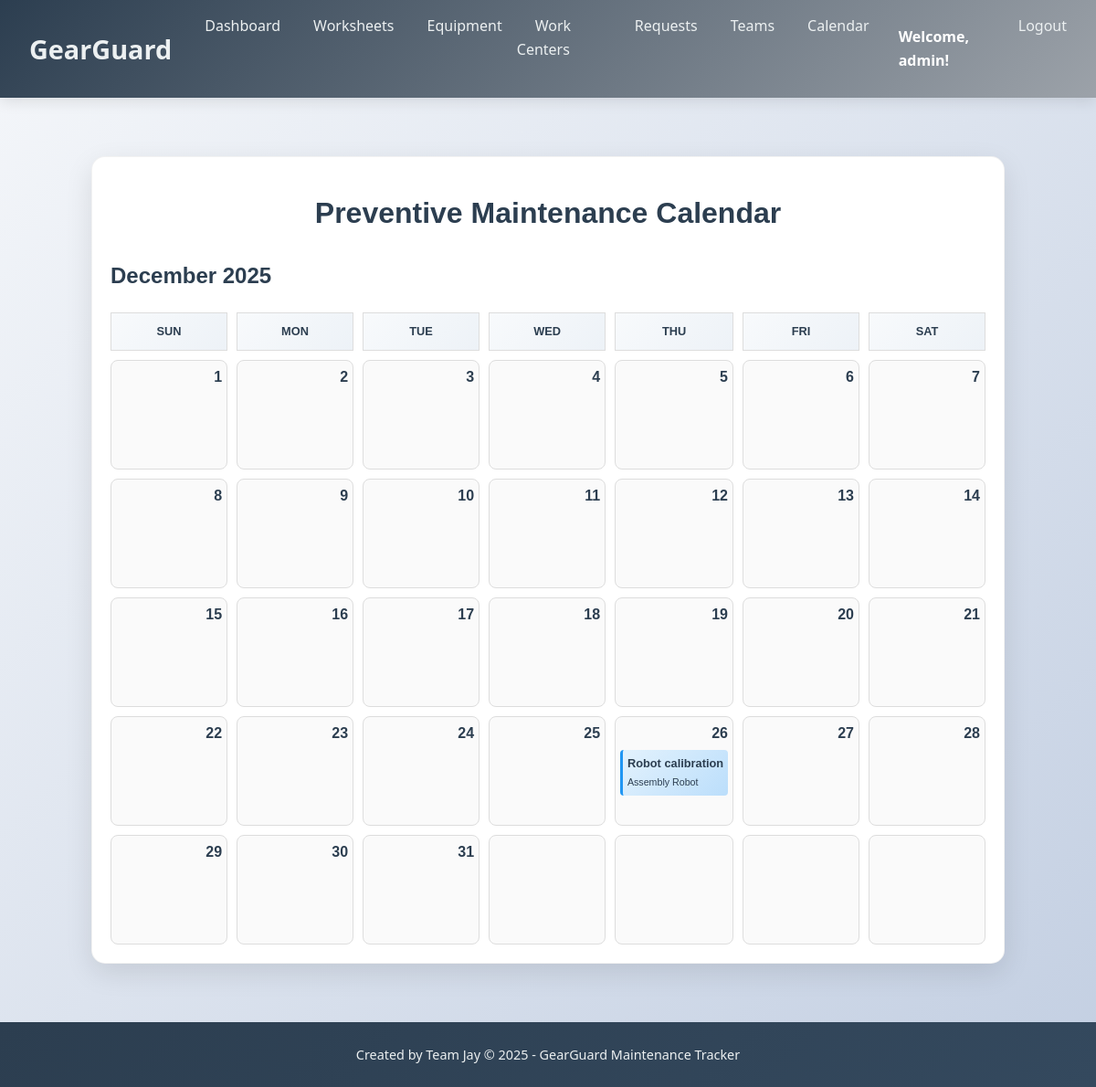
The app's page /calendar (signed in) with its own data.
### models.py (models this page shows, shortened)
class User(db.Model):
    __tablename__ = 'users'
    id = db.Column(db.Integer, primary_key=True)
    username = db.Column(db.String(80), unique=True, nullable=False)
    email = db.Column(db.String(120), unique=True, nullable=False)
    password_hash = db.Column(db.String(120), nullable=False)
    role = db.Column(db.String(20), default='user')  # admin, manager, user
    created_at = db.Column(db.DateTime, default=datetime.utcnow)

class MaintenanceRequest(db.Model):
    __tablename__ = 'maintenance_requests'
    id = db.Column(db.Integer, primary_key=True)
    subject = db.Column(db.String(200), nullable=False)
    request_type = db.Column(db.String(20), nullable=False)  # Corrective / Preventive
    equipment_id = db.Column(db.Integer, db.ForeignKey('equipment.id'))  # Nullable to allow work center requests
    workcenter_id = db.Column(db.Integer, db.ForeignKey('workcenters.id'))  # Nullable to allow equipment requests
    category = db.Column(db.String(50))
    maintenance_team_id = db.Column(db.Integer, db.ForeignKey('maintenance_teams.id'))
    assigned_technician = db.Column(db.String(100))
    scheduled_date = db.Column(db.DateTime)
    duration_hours = db.Column(db.Float)
    stage = db.Column(db.String(20), default='New')  # New / In Progress / Repaired / Scrap
    created_at = db.Column(db.DateTime, default=datetime.utcnow)
    equipment = db.relationship('Equipment', backref='maintenance_requests')
    workcenter = db.relationship('WorkCenter', backref='maintenance_requests')
    maintenance_team = db.relationship('MaintenanceTeam', backref='maintenance_requests')

class Equipment(db.Model):
    __tablename__ = 'equipment'
    id = db.Column(db.Integer, primary_key=True)
    name = db.Column(db.String(100), nullable=False)
    serial_number = db.Column(db.String(100), unique=True, nullable=False)
    category = db.Column(db.String(50), nullable=False)  # Mechanical / Electrical / IT
    department = db.Column(db.String(50), nullable=False)  # Production / Admin / IT
    assigned_employee = db.Column(db.String(100))
    maintenance_team_id = db.Column(db.Integer, db.ForeignKey('maintenance_teams.id'))
    default_technician = db.Column(db.String(100))
    purchase_date = db.Column(db.Date)
    warranty_end = db.Column(db.Date)
    location = db.Column(db.String(100))
    status = db.Column(db.String(20), default='Active')  # Active / Scrapped
    notes = db.Column(db.Text)
    maintenance_team = db.relationship('MaintenanceTeam', backref='equipment_list')

### app.py (the view)
@app.route('/calendar')
@login_required
def calendar_view():
    all_requests = MaintenanceRequest.query.filter(MaintenanceRequest.scheduled_date.isnot(None)).all()
    requests_by_date = {}
    for request in all_requests:
        if request.scheduled_date:
            date_key = request.scheduled_date.strftime('%Y-%m-%d')
            if date_key not in requests_by_date:
                requests_by_date[date_key] = []
            requests_by_date[date_key].append(request)
    import calendar
    from datetime import date
    today = date.today()
    current_month = today.month
    current_year = today.year
    cal = calendar.monthcalendar(current_year, current_month)
    return render_template('calendar.html',
                           requests_by_date=requests_by_date,
                           calendar=cal,
                           current_month=current_month,
                           current_year=current_year,
                           month_name=calendar.month_name[current_month])

### app.py (called while the page is built)
@app.context_processor
def inject_now():
    return {'now': dt.utcnow}

def login_required(f):
    @wraps(f)
    def decorated_function(*args, **kwargs):
        if 'user_id' not in session:
            flash('Please log in to access this page.', 'error')
            return redirect(url_for('login'))
        return f(*args, **kwargs)
    return decorated_function

@app.context_processor
def inject_user():
    user_id = session.get('user_id')
    if user_id:
        user = User.query.get(user_id)
        return {'current_user': user}
    return {'current_user': None}

### templates/calendar.html (shortened to what this page needs)
{% extends "base.html" %}
{% block content %}
<div class="calendar-container">
    <h1>Preventive Maintenance Calendar</h1>
    <div class="calendar-header">
        <h2>{{ month_name }} {{ current_year }}</h2>
    </div>
    <div class="calendar-grid">
        <div class="calendar-day-header">Sun</div>
        <div class="calendar-day-header">Mon</div>
        <div class="calendar-day-header">Tue</div>
        <div class="calendar-day-header">Wed</div>
        <div class="calendar-day-header">Thu</div>
        <div class="calendar-day-header">Fri</div>
        <div class="calendar-day-header">Sat</div>
        {% for week in calendar %}
            {% for day in week %}
                {% set date_str = current_year ~ '-' ~ ('0' ~ current_month if current_month < 10 else current_month) ~ '-' ~ ('0' ~ day if day < 10 else day) %}
                <div class="calendar-day">
                    <div class="day-number">{{ day if day != 0 else '' }}</div>
                    <div class="day-events">
                        {% if day != 0 and requests_by_date.get(date_str) %}
                            {% for request in requests_by_date[date_str] %}
                                <div class="event">
                                    <strong>{{ request.subject }}</strong><br>
                                    <small>{{ request.equipment.name if request.equipment else 'N/A' }}</small>
                                </div>
                            {% endfor %}
                        {% endif %}
                    </div>
                </div>
            {% endfor %}
        {% endfor %}
    </div>
</div>
{% endblock %}

### templates/base.html (shortened to what this page needs)
<!DOCTYPE html>
<html lang="en">
<head>
    <link rel="stylesheet" href="{{ url_for('static', filename='style.css') }}">
</head>
<body>
    <nav class="navbar">
        <div class="nav-container">
            <div class="nav-logo">
                <a href="{% if current_user %}{{ url_for('dashboard') }}{% else %}{{ url_for('login') }}{% endif %}"> GearGuard</a>
            </div>
            <ul class="nav-menu">
                {% if current_user %}
                <li class="nav-item">
                    <a href="{{ url_for('dashboard') }}" class="nav-link">Dashboard</a>
                </li>
                <li class="nav-item">
                    <a href="{{ url_for('worksheets') }}" class="nav-link">Worksheets</a>
                </li>
                <li class="nav-item">
                    <a href="{{ url_for('equipment_list') }}" class="nav-link">Equipment</a>
                </li>
                <li class="nav-item">
                    <a href="{{ url_for('workcenters_list') }}" class="nav-link">Work Centers</a>
                </li>
                <li class="nav-item">
                    <a href="{{ url_for('maintenance_requests') }}" class="nav-link">Requests</a>
                </li>
                <li class="nav-item">
                    <a href="{{ url_for('teams_list') }}" class="nav-link">Teams</a>
                </li>
                <li class="nav-item">
                    <a href="{{ url_for('calendar_view') }}" class="nav-link">Calendar</a>
                </li>
                <li class="nav-item">
                    <span class="nav-user">Welcome, {{ current_user.username }}!</span>
                </li>
                <li class="nav-item">
                    <a href="{{ url_for('logout') }}" class="nav-link">Logout</a>
                </li>
                {% endif %}
            </ul>
        </div>
    </nav>
    <main>
        {% block content %}{% endblock %}
    </main>
    <footer class="footer">
        <div class="footer-content">
            <p>Created by Team Jay &copy; 2025 - GearGuard Maintenance Tracker</p>
        </div>
    </footer>
</body>
</html>

### static/style.css (style rules this page uses)
* { margin: 0; padding: 0; box-sizing: border-box; }
body { font-family: 'Segoe UI', Tahoma, Geneva, Verdana, sans-serif; background: linear-gradient(135deg, #f5f7fa 0%, #c3cfe2 100%); color: #2c3e50; line-height: 1.6; min-height: 100vh; }
.navbar { background: linear-gradient(135deg, #2c3e50 0%, #9ca2a9 100%); padding: 1rem 0; box-shadow: 0 4px 15px rgba(0,0,0,0.1); position: sticky; top: 0; z-index: 1000; }
.nav-container { max-width: 1200px; margin: 0 auto; display: flex; justify-content: space-between; align-items: center; padding: 0 2rem; }
.nav-logo a { color: #ecf0f1; font-size: 1.8rem; font-weight: bold; text-decoration: none; transition: color 0.3s ease; }
.nav-menu { display: flex; list-style: none; }
.nav-item { margin-left: 1rem; }
.nav-link { color: #ecf0f1; text-decoration: none; font-weight: 500; transition: all 0.3s ease; padding: 0.75rem 1.25rem; border-radius: 25px; position: relative; overflow: hidden; }
.nav-link::after { content: ''; position: absolute; bottom: 0; left: 50%; width: 0; height: 2px; background: #3498db; transition: all 0.3s ease; transform: translateX(-50%); }
.nav-user { color: white !important; font-weight: bold; padding: 0.75rem 1rem; display: inline-block; }
main { padding: 2rem 0; }
h1 { margin-bottom: 1.5rem; color: #2c3e50; font-size: 2rem; text-align: center; margin-top: 1rem; }
.calendar-container { background: white; border-radius: 15px; padding: 1.5rem; margin: 2rem auto; box-shadow: 0 10px 30px rgba(0,0,0,0.1); max-width: 1000px; border: 1px solid rgba(0,0,0,0.05); }
.calendar-header { display: flex; justify-content: space-between; align-items: center; margin-bottom: 1.5rem; }
.calendar-header h2 { margin: 0; color: #2c3e50; font-size: 1.5rem; }
.calendar-grid { display: grid; grid-template-columns: repeat(7, 1fr); gap: 0.5rem; }
.calendar-day-header { text-align: center; padding: 0.75rem; background: linear-gradient(135deg, #f8fafc 0%, #edf2f7 100%); font-weight: 600; color: #2c3e50; text-transform: uppercase; font-size: 0.8rem; }
.calendar-day { min-height: 120px; border: 1px solid #eee; border-radius: 8px; padding: 0.5rem; background: #f8fafc; transition: all 0.2s ease; position: relative; }
.calendar-day .event { font-size: 0.8rem; padding: 0.3rem; background: linear-gradient(135deg, #e3f2fd 0%, #bbdefb 100%); color: #2c3e50; border-radius: 4px; margin-bottom: 0.25rem; overflow: hidden; text-overflow: ellipsis; white-space: nowrap; border-left: 3px solid #2196f3; }
.footer { background: linear-gradient(135deg, #2c3e50 0%, #34495e 100%); color: white; text-align: center; padding: 1.5rem 0; margin-top: auto; }
.footer-content p { margin: 0; font-size: 0.9rem; color: #ecf0f1; }

### templates/calendar.html (style rules this page uses)
.calendar-container { padding: 20px; font-family: Arial, sans-serif; }
.calendar-header { text-align: center; margin-bottom: 20px; }
.calendar-grid { display: grid; grid-template-columns: repeat(7, 1fr); gap: 10px; }
.calendar-day-header { background-color: #f0f0f0; padding: 10px; text-align: center; font-weight: bold; border: 1px solid #ddd; }
.calendar-day { min-height: 120px; border: 1px solid #ddd; padding: 5px; background-color: #fafafa; }
.day-number { font-weight: bold; text-align: right; margin-bottom: 5px; }
.day-events { overflow-y: auto; max-height: 90px; }
.event { background-color: #e3f2fd; padding: 3px 5px; margin-bottom: 2px; font-size: 0.8em; border-radius: 3px; border-left: 3px solid #2196f3; }

### records on screen
User: username "admin"
MaintenanceRequest: subject "Robot calibration", equipment "Assembly Robot"

### other values on screen
{{ day if day != 0 else '' }} "1" "2" "3" "4" "5" "6" "7" "8" "9" "10" "11" "12" "13" "14" "15" "16" "17" "18" "19" "20" "21" "22" "23" "24" "25" "26" "27" "28" "29" "30" "31"
